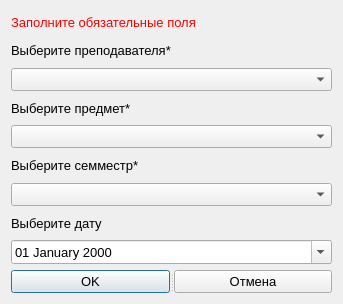
<?xml version="1.0" encoding="UTF-8"?>
<ui version="4.0">
 <class>AddOrEditSubWork</class>
 <widget class="QDialog" name="AddOrEditSubWork">
  <property name="geometry">
   <rect>
    <x>0</x>
    <y>0</y>
    <width>343</width>
    <height>304</height>
   </rect>
  </property>
  <property name="windowTitle">
   <string>Dialog</string>
  </property>
  <layout class="QGridLayout" name="gridLayout">
   <item row="0" column="0">
    <widget class="QLabel" name="label_error">
     <property name="font">
      <font>
       <pointsize>10</pointsize>
      </font>
     </property>
     <property name="styleSheet">
      <string notr="true">color:red;</string>
     </property>
     <property name="text">
      <string>Заполните обязательные поля</string>
     </property>
    </widget>
   </item>
   <item row="1" column="0">
    <widget class="QLabel" name="label_prepod">
     <property name="font">
      <font>
       <pointsize>10</pointsize>
      </font>
     </property>
     <property name="text">
      <string>Выберите преподавателя*</string>
     </property>
    </widget>
   </item>
   <item row="2" column="0">
    <widget class="QComboBox" name="comboBox_prepod">
     <property name="font">
      <font>
       <pointsize>10</pointsize>
      </font>
     </property>
    </widget>
   </item>
   <item row="3" column="0">
    <widget class="QLabel" name="label_predm">
     <property name="font">
      <font>
       <pointsize>10</pointsize>
      </font>
     </property>
     <property name="text">
      <string>Выберите предмет*</string>
     </property>
    </widget>
   </item>
   <item row="4" column="0">
    <widget class="QComboBox" name="comboBox_predm">
     <property name="font">
      <font>
       <pointsize>10</pointsize>
      </font>
     </property>
    </widget>
   </item>
   <item row="5" column="0">
    <widget class="QLabel" name="label_semestr">
     <property name="font">
      <font>
       <pointsize>10</pointsize>
      </font>
     </property>
     <property name="text">
      <string>Выберите семместр*</string>
     </property>
    </widget>
   </item>
   <item row="6" column="0">
    <widget class="QComboBox" name="comboBox_semestr">
     <property name="font">
      <font>
       <pointsize>10</pointsize>
      </font>
     </property>
    </widget>
   </item>
   <item row="7" column="0">
    <widget class="QLabel" name="label_datas">
     <property name="font">
      <font>
       <pointsize>10</pointsize>
      </font>
     </property>
     <property name="text">
      <string>Выберите дату</string>
     </property>
    </widget>
   </item>
   <item row="8" column="0">
    <widget class="QDateEdit" name="dateEdit">
     <property name="font">
      <font>
       <pointsize>10</pointsize>
      </font>
     </property>
     <property name="displayFormat">
      <string>dd MMMM yyyy</string>
     </property>
     <property name="calendarPopup">
      <bool>true</bool>
     </property>
    </widget>
   </item>
   <item row="9" column="0">
    <widget class="QSplitter" name="splitter">
     <property name="orientation">
      <enum>Qt::Horizontal</enum>
     </property>
     <widget class="QPushButton" name="pushButton_ok_3">
      <property name="font">
       <font>
        <pointsize>10</pointsize>
       </font>
      </property>
      <property name="text">
       <string>OK</string>
      </property>
      <property name="icon">
       <iconset resource="../resourses.qrc">
        <normaloff>:/img/img/ok.png</normaloff>:/img/img/ok.png</iconset>
      </property>
     </widget>
     <widget class="QPushButton" name="pushButton_cancel_3">
      <property name="font">
       <font>
        <pointsize>10</pointsize>
       </font>
      </property>
      <property name="text">
       <string>Отмена</string>
      </property>
      <property name="icon">
       <iconset resource="../resourses.qrc">
        <normaloff>:/img/img/cancel.png</normaloff>:/img/img/cancel.png</iconset>
      </property>
     </widget>
    </widget>
   </item>
  </layout>
 </widget>
 <resources>
  <include location="../resourses.qrc"/>
 </resources>
 <connections/>
</ui>
